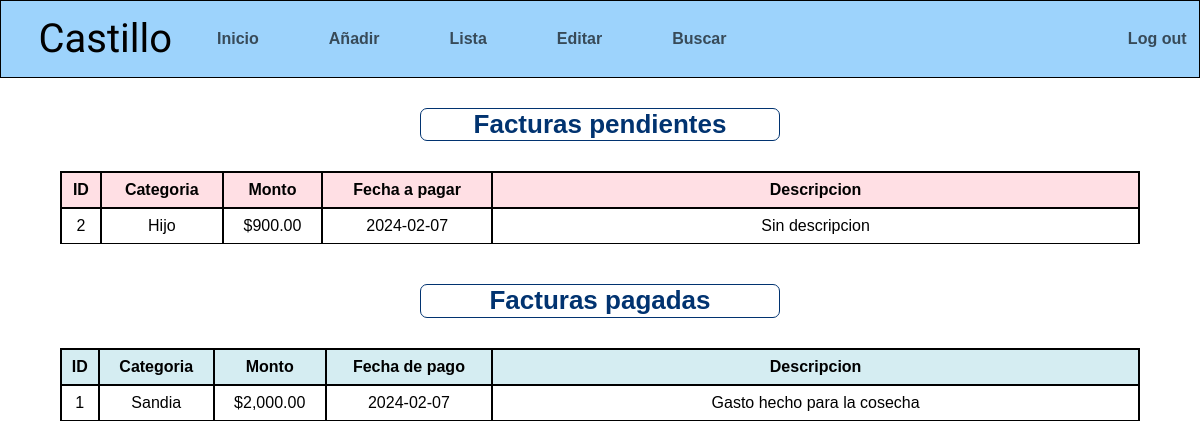
/list (signed in), run on the app's committed database.
### tables this page shows
CREATE TABLE invoices (
    id INTEGER PRIMARY KEY,
    amount REAL NOT NULL,
    category VARCHAR(50) NOT NULL,
    date DATE NOT NULL,
    description TEXT NOT NULL,
    user_id INTEGER NOT NULL, status TEXT,
    FOREIGN KEY (user_id) REFERENCES users(id)  -- Corregido de "user" a "users"
);

### app.py (the view)
@app.route("/list")
@login_required
def list():
    user_id = session.get("user_id")
    pendiente_text =  "Pendiente"
    pagada_text = "Pagada"
    pendientes = db.execute("SELECT * FROM invoices WHERE status = ? AND user_id = ?", pendiente_text, user_id)
    pagadas = db.execute("SELECT * FROM invoices WHERE status = ? AND user_id = ?", pagada_text , user_id)
    for i, row in enumerate(pagadas):
        pagadas[i]["amount"] = float(row["amount"])
        pagadas[i]["amount"] = usd(row["amount"])
    for i, row in enumerate(pendientes):
        pendientes[i]["amount"] = float(row["amount"])
        pendientes[i]["amount"] = usd(row["amount"])
    return render_template("list.html", pending_invoices = pendientes, paid_invoices = pagadas)

### helpers.py (called while the page is built)
def login_required(f):
    @wraps(f)
    def decorated_function(*args, **kwargs):
        if session.get("user_id") is None:
            return redirect("/login")
        return f(*args, **kwargs)
    return decorated_function

def usd(value):
    return f"${value:,.2f}"

### templates/list.html (shortened to what this page needs)
{% extends "layout.html" %}
{% block main %}
    <div  class="justify-center">
        <h2 class="titulo"> Facturas pendientes</h2>
    </div>
    <div class="justify-center">
        {% if pending_invoices %}
            <table class="table" id="pending_invoices">
                <tr>
                    <th>ID</th>
                    <th>Categoria</th>
                    <th>Monto</th>
                    <th>Fecha a pagar</th>
                    <th>Descripcion</th>
                </tr>
                {% for row in pending_invoices %}
                    <tr>
                        <td>
                            {{ row["id"] }}
                        </td>
                        <td>
                            {{ row["category"] }}
                        </td>
                        <td>
                            {{ row["amount"] }}
                        </td>
                        <td>
                            {{ row["date"] }}
                        </td>
                        <td class="descripcion-column">
                            {{ row["description"] }}
                        </td>
                    </tr>
                {% endfor %}
            </table>
        {% else %}
            <h3 class="italic margin-up-down">No posee facturas pendientes</h3>
        {% endif %}
    </div>
    <div class="justify-center">
        <h2 class="titulo">Facturas pagadas</h2>
    </div>
    <div class="justify-center">
        {% if paid_invoices %}
            <table class="table" id="paid_invoices">
                <tr>
                    <th>ID</th>
                    <th>Categoria</th>
                    <th>Monto</th>
                    <th>Fecha de pago</th>
                    <th>Descripcion</th>
                </tr>
                {% for row in paid_invoices %}
                    <tr>
                        <td>
                            {{ row["id"] }}
                        </td>
                        <td>
                            {{ row["category"] }}
                        </td>
                        <td>
                            {{ row["amount"] }}
                        </td>
                        <td>
                            {{ row["date"] }}
                        </td>
                        <td class="descripcion-column">
                            {{ row["description"] }}
                        </td>
                    </tr>
                {% endfor %}
            </table>
        {% else %}
            <h3 class="italic margin-up-down">No posee facturas pagadas</h3>
        {% endif %}
    </div>
{% endblock %}

### static/styles.css (style rules this page uses)
:root { --principal: #4aadf989; --primario: rgb(255, 241, 184); --principalLeve: #aedcff89; --secundario: rgba(173, 220, 229, 0.505); --terciario: #96fbff8a; --gris-azulado: #5a707a; --blanco: white; --oscuro: rgb(1, 51, 112); --rojito: rgba(255, 214, 221, 0.779); }
html { font-size: 62.5%; box-sizing: border-box; }
body { font-size: 16px; font-family: 'Krub', sans-serif; text-decoration: none; }
h2 { font-size: 2.6rem; }
h1,h2,h3 { font-weight: bold; text-align: center; }
.justify-center { display: flex; justify-content: center; }
.titulo { margin: 3rem 0rem; color: var(--oscuro); width: 41%; border-radius: 7px; border: var(--oscuro) solid 1px; }
@media (min-width: 990px) { .titulo { width: 30%; } }
.table { width: 90%; border-collapse: collapse; }
th, td { border: 2px solid black; padding: 8px; text-align: center; vertical-align: middle; }
#paid_invoices th { background-color: var(--secundario); }
#pending_invoices th { background-color: var(--rojito); }
.descripcion-column { width: 60%; max-width: 400px; word-wrap: break-word; }

### data on the page
invoices: id "2", category "Hijo", amount "$900.00", date "2024-02-07", description "Sin descripcion"
invoices: id "1", category "Sandia", amount "$2,000.00", date "2024-02-07", description "Gasto hecho para la cosecha"
